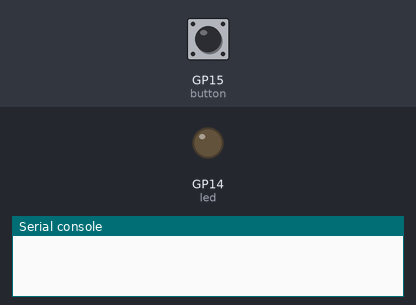
Recording of a program running on a simulated Raspberry Pi Pico running MicroPython. On the bench: output pins drawn as LEDs (lit = HIGH), the last lines printed to the serial console. Inputs (shaded band) come from the test bench; at power-on: GP15 (button) LOW.

Above: at 1.2 s.
1.3 s: GP15 (button) pulled HIGH for 3.2 s
At 5.0 s:
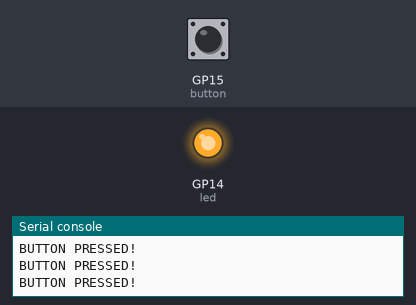
6.0 s: GP15 (button) pulled HIGH for 0.15 s
At 6.3 s:
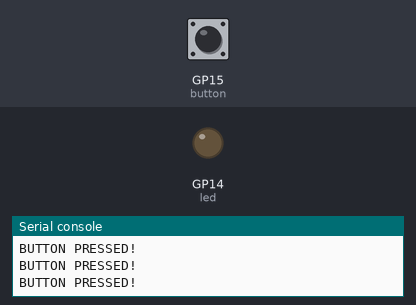
Timing chart, 0 to 9.0 s (numbered marks = the images above; inputs shaded):
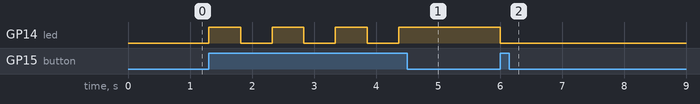

The program:

led_button.py
```python
from machine import Pin
import time

# wait for USB to become ready

led = Pin(14, Pin.OUT)
button = Pin(15, Pin.IN)

while True:
    if button.value():
        # Toggle the LED state!
        led.toggle()

        # Print out to the console that the button press
        # was detected
        print("BUTTON PRESSED!")

        # Debounce the button
        time.sleep(0.5)

    #
    # Take a 10 millis rest
    # each time we poll the button
    #
    time.sleep(0.01)
```

Measured:
- after the input at 1.3 s, GP14 (led): alternates HIGH for 0.51 s and LOW for 0.51 s, 7 changes in all, then stays HIGH, starting at once
- after the input at 6.0 s, GP14 (led): HIGH → LOW at once
